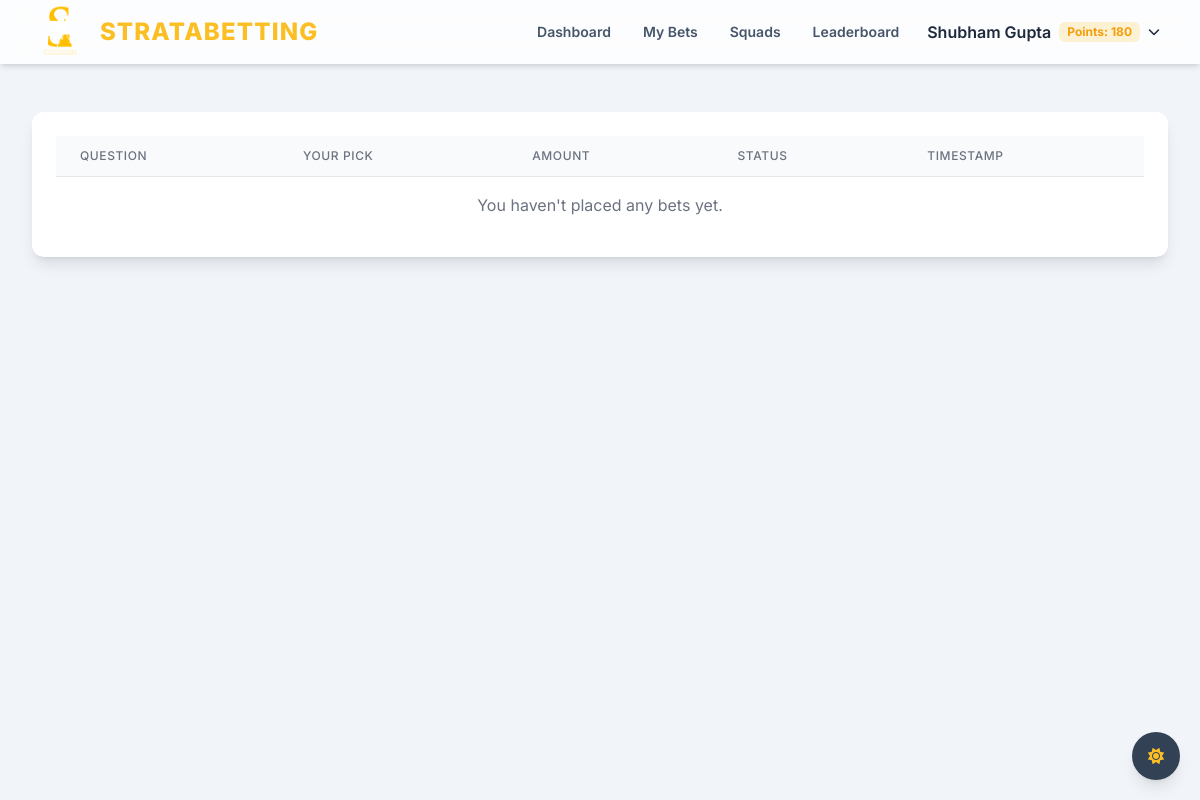
Page /my_bets (signed in) on the earlier database version.
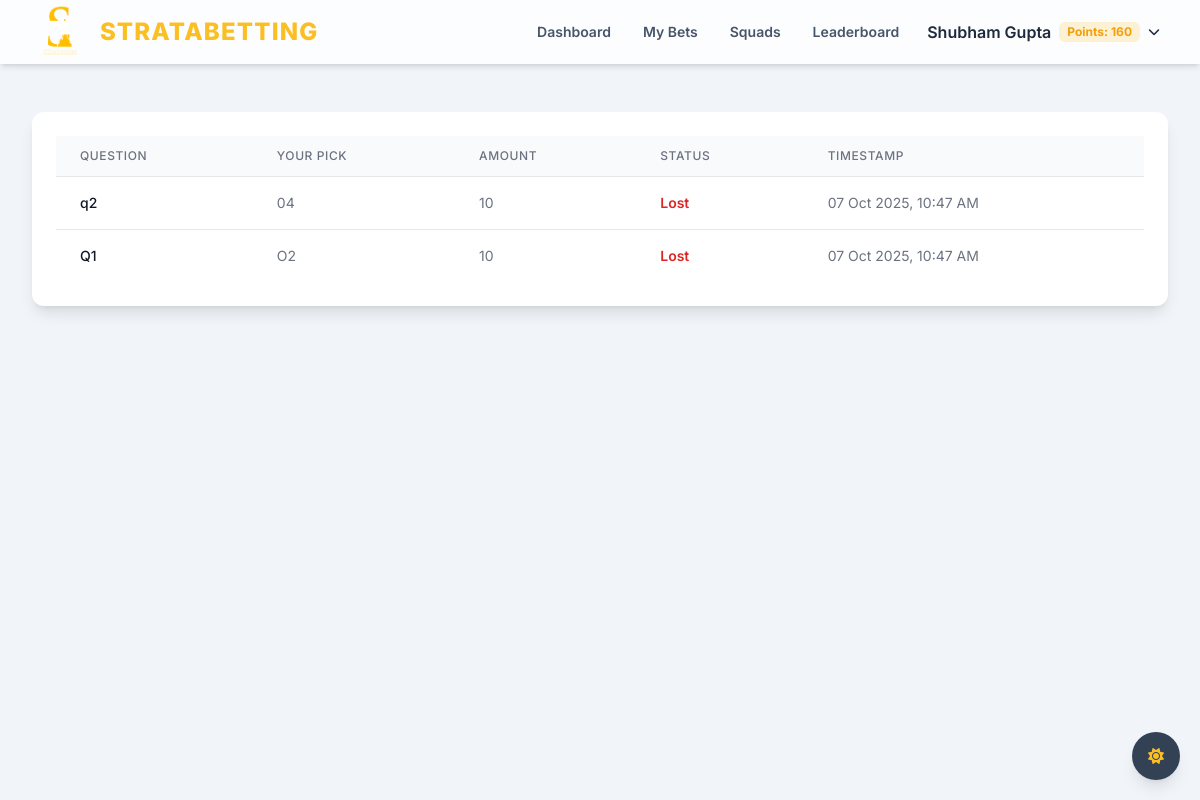
Same page on the later database version.
### app.py (models this page shows, shortened)
class User(db.Model):
    roll_number = db.Column(db.String(20), primary_key=True)
    name = db.Column(db.String(100), nullable=False)
    password_hash = db.Column(db.String(60), nullable=False)
    points = db.Column(db.Integer, nullable=False, default=200)
    is_admin = db.Column(db.Boolean, nullable=False, default=False)
    bets = db.relationship('Bet', backref='bettor', lazy=True, cascade="all, delete-orphan")
    @property
    def password(self):
        raise AttributeError('password is not a readable attribute')

class Bet(db.Model):
    id = db.Column(db.Integer, primary_key=True)
    user_roll_number = db.Column(db.String(20), db.ForeignKey('user.roll_number'), nullable=False)
    question_id = db.Column(db.Integer, db.ForeignKey('question.id'), nullable=False)
    option_id = db.Column(db.Integer, db.ForeignKey('option.id'), nullable=False)
    amount = db.Column(db.Integer, nullable=False)
    status = db.Column(db.String(20), nullable=False, default='Pending')
    timestamp = db.Column(db.DateTime, nullable=False, default=datetime.utcnow)
    option = db.relationship('Option', backref='bets')

class Question(db.Model):
    id = db.Column(db.Integer, primary_key=True)
    event_id = db.Column(db.Integer, db.ForeignKey('event.id'), nullable=False)
    text = db.Column(db.String(255), nullable=False)
    is_open = db.Column(db.Boolean, nullable=False, default=True)
    winning_option_id = db.Column(db.Integer, db.ForeignKey('option.id'), nullable=True)
    options = db.relationship('Option', foreign_keys='Option.question_id', backref='question', lazy=True, cascade="all, delete-orphan")
    winning_option = db.relationship('Option', foreign_keys=[winning_option_id])
    bets = db.relationship('Bet', backref='question', lazy=True, cascade="all, delete-orphan")

class Option(db.Model):
    id = db.Column(db.Integer, primary_key=True)
    question_id = db.Column(db.Integer, db.ForeignKey('question.id'), nullable=False)
    text = db.Column(db.String(100), nullable=False)
    odds = db.Column(db.Float, nullable=False, default=1.8)

### app.py (the view)
@app.route('/my_bets')
def my_bets():
    user = get_current_user()
    if not user:
        return redirect(url_for('login'))
    bets = Bet.query.filter_by(user_roll_number=user.roll_number).order_by(Bet.timestamp.desc()).all()
    return render_template('my_bets.html', user=user, bets=bets)

### app.py (called while the page is built)
def get_current_user():
    if 'roll_number' in session:
        return User.query.get(session['roll_number'])
    return None

### templates/my_bets.html (shortened to what this page needs)
{% extends "base.html" %}
{% block content %}
<div class="bg-white p-6 rounded-xl shadow-lg">
    <div class="overflow-x-auto">
        <table class="min-w-full divide-y divide-gray-200">
            <thead class="bg-gray-50">
                <tr>
                    <th scope="col"
                        class="px-6 py-3 text-left text-xs font-medium text-gray-500 uppercase tracking-wider">Question
                    </th>
                    <th scope="col"
                        class="px-6 py-3 text-left text-xs font-medium text-gray-500 uppercase tracking-wider">Your Pick
                    </th>
                    <th scope="col"
                        class="px-6 py-3 text-left text-xs font-medium text-gray-500 uppercase tracking-wider">Amount
                    </th>
                    <th scope="col"
                        class="px-6 py-3 text-left text-xs font-medium text-gray-500 uppercase tracking-wider">Status
                    </th>
                    <th scope="col"
                        class="px-6 py-3 text-left text-xs font-medium text-gray-500 uppercase tracking-wider">Timestamp
                    </th>
                </tr>
            </thead>
            <tbody class="bg-white divide-y divide-gray-200">
                {% for bet in bets %}
                <tr>
                    <td class="px-6 py-4 whitespace-normal text-sm font-medium text-gray-900">{{ bet.question.text }}
                    </td>
                    <td class="px-6 py-4 whitespace-nowrap text-sm text-gray-500">{{ bet.option.text }}</td>
                    <td class="px-6 py-4 whitespace-nowrap text-sm text-gray-500">{{ bet.amount }}</td>
                    <td
                        class="px-6 py-4 whitespace-nowrap text-sm font-semibold
                        {% if bet.status == 'Won' %}text-green-600{% elif bet.status == 'Lost' %}text-red-600{% else %}text-yellow-600{% endif %}">
                        {{ bet.status }}
                    </td>
                    <td class="px-6 py-4 whitespace-nowrap text-sm text-gray-500">{{ bet.timestamp.strftime('%d %b %Y,
                        %I:%M %p') }}</td>
                </tr>
                {% else %}
                <tr>
                    <td colspan="5" class="px-6 py-4 text-center text-gray-500">You haven't placed any bets yet.</td>
                </tr>
                {% endfor %}
            </tbody>
        </table>
    </div>
</div>
{% endblock %}

### templates/base.html (shortened to what the changed rows need)
<!DOCTYPE html>
<html lang="en" x-data="{ isDarkMode: true }" x-init="
    isDarkMode = JSON.parse(localStorage.getItem('isDarkMode')) ?? true;
    $watch('isDarkMode', value => localStorage.setItem('isDarkMode', JSON.stringify(value)))"
    :class="isDarkMode ? 'dark' : ''">
<head>
    <link rel="stylesheet" type="text/css" href="https://unpkg.com/trix@2.0.8/dist/trix.css">
    <script src="https://cdn.tailwindcss.com"></script>
    <link rel="stylesheet" href="https://cdnjs.cloudflare.com/ajax/libs/font-awesome/6.4.2/css/all.min.css">
</head>
<body class="bg-slate-100 dark:bg-gray-900 text-slate-800 dark:text-slate-300 transition-colors duration-300">
    <div class="min-h-full">
        <nav x-data="{ isMobileMenuOpen: false }"
            class="bg-white/80 dark:bg-gray-800/80 backdrop-blur-md shadow-md fixed w-full z-40">
            <div class="mx-auto max-w-7xl px-4 sm:px-6 lg:px-8">
                <div class="flex h-16 items-center justify-between">
                    <div class="hidden md:block">
                        <div class="ml-10 flex items-center space-x-2">
                            {% if user %}
                            {% if user.is_admin %}
                            <a href="{{ url_for('admin_dashboard') }}"
                                class="text-slate-600 dark:text-slate-300 hover:text-amber-400 px-3 py-2 text-sm font-semibold transition-colors">Admin
                                Home</a>
                            {% else %}
                            <a href="{{ url_for('dashboard') }}"
                                class="text-slate-600 dark:text-slate-300 hover:text-amber-400 px-3 py-2 text-sm font-semibold transition-colors">Dashboard</a>
                            <a href="{{ url_for('my_bets') }}"
                                class="text-slate-600 dark:text-slate-300 hover:text-amber-400 px-3 py-2 text-sm font-semibold transition-colors">My
                                Bets</a>
                            {% endif %}
                            <a href="{{ url_for('squads') }}"
                                class="text-slate-600 dark:text-slate-300 hover:text-amber-400 px-3 py-2 text-sm font-semibold transition-colors">Squads</a>
                            <a href="{{ url_for('leaderboard') }}"
                                class="text-slate-600 dark:text-slate-300 hover:text-amber-400 px-3 py-2 text-sm font-semibold transition-colors">Leaderboard</a>
                            <div class="relative group" x-data="{ open: false }">
                                <button @click="open = !open"
                                    class="flex items-center space-x-2 p-2 rounded-lg hover:bg-slate-200 dark:hover:bg-gray-700">
                                    <span class="font-semibold text-slate-800 dark:text-white">{{ user.name }}</span>
                                    <span
                                        class="bg-amber-400/20 text-amber-500 font-bold px-2 py-0.5 rounded-md text-xs">Points:
                                        {{ user.points }}</span>
                                    <i class="fa-solid fa-chevron-down text-xs transition-transform dark:text-slate-300"
                                        :class="open ? 'rotate-180' : ''"></i>
                                </button>
                            </div>
                            {% endif %}
                        </div>
                    </div>
                </div>
            </div>
        </nav>
        <main class="pt-16">
            <div class="mx-auto max-w-7xl py-12 sm:px-6 lg:px-8">
                {% block content %}{% endblock %}
            </div>
        </main>
    </div>
</body>
</html>

Differences in the rows shown:
changed User "Shubham Gupta": points "180" → "160"
added Bet: question.text "q2", option.text "04", amount "10", status "Lost", timestamp "07 Oct 2025, 10:47 AM"
added Bet: question.text "Q1", option.text "O2", amount "10", status "Lost", timestamp "07 Oct 2025, 10:47 AM"
Other differences:
text no longer shown: "You haven't placed any bets yet."
